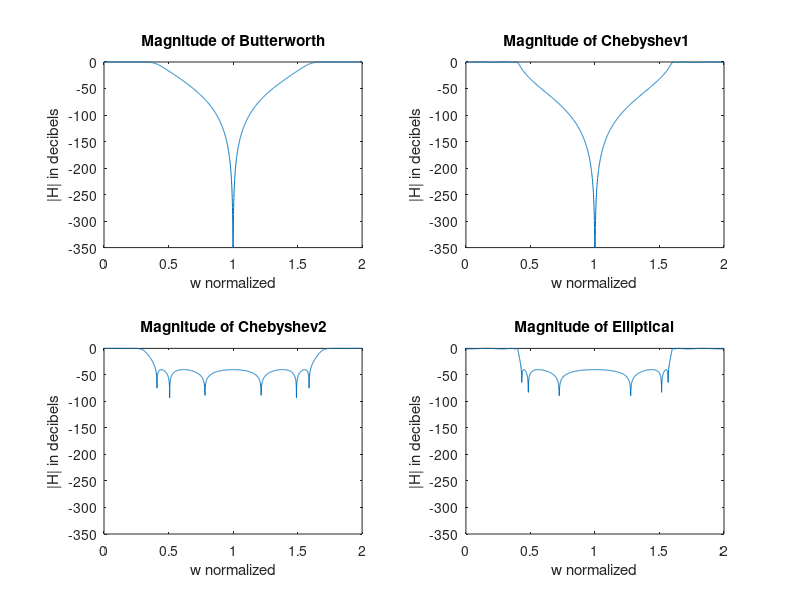
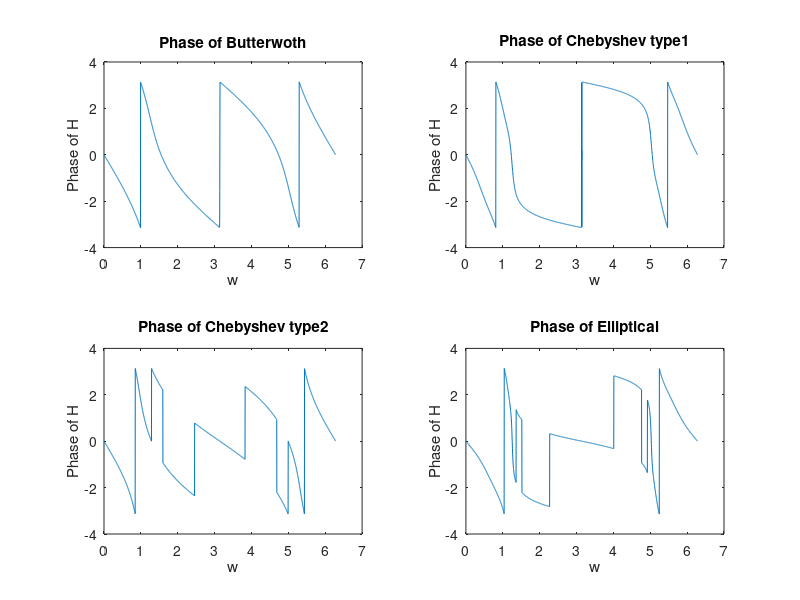
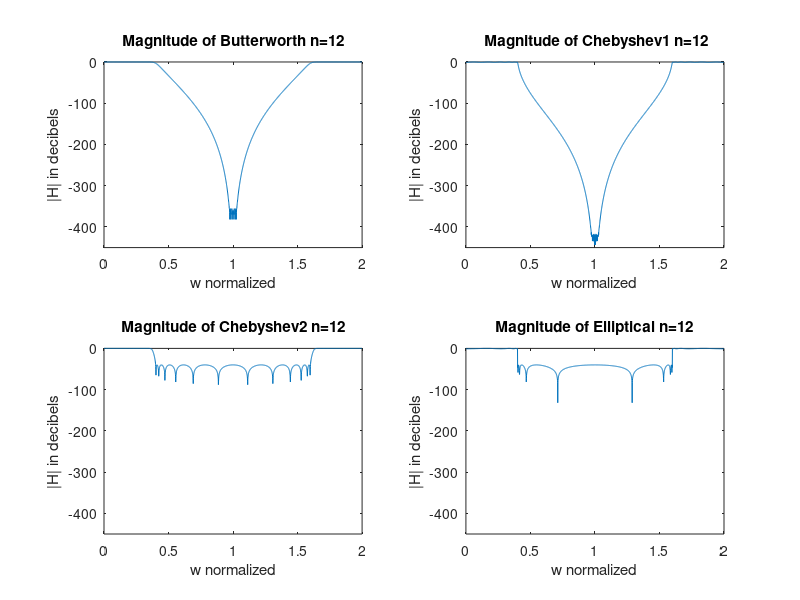
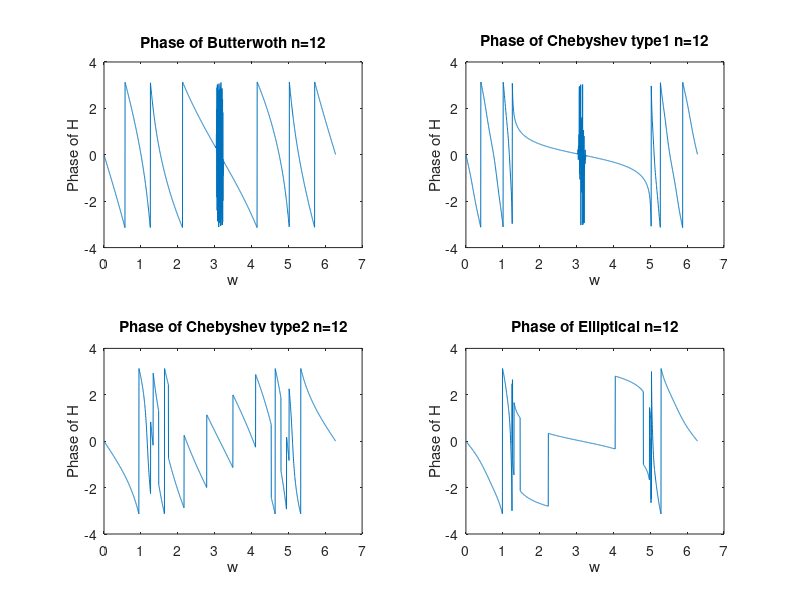

Reproduce these figures in MATLAB, in order.
fc=2000;
fs=10000;
figure();
[a1, b1]=butter(6, fc/(fs/2));
[h1, w1]=freqz(a1, b1, 2001, 'whole');
subplot(2, 2, 1);
plot(w1/pi,20*log10(abs(h1)));
xlabel("w normalized");
ylabel("|H| in decibels");
ylim([-350 0]);
title("Magnitude of Butterworth");

[a2, b2]=cheby1(6, 1, fc/(fs/2));
[h2, w2]=freqz(a2, b2, 2001, 'whole');
subplot(2, 2, 2);
plot(w2/pi,20*log10(abs(h2)));
xlabel("w normalized");
ylabel("|H| in decibels");
ylim([-350 0]);
title(" Magnitude of Chebyshev1");

[a3, b3]=cheby2(6, 40, fc/(fs/2));
[h3, w3]=freqz(a3, b3, 2001, 'whole');
subplot(2, 2, 3);
plot(w3/pi,20*log10(abs(h3)));
xlabel("w normalized");
ylabel("|H| in decibels");
ylim([-350 0]);
title("Magnitude of Chebyshev2");

[a4, b4] = ellip(6, 1, 40, fc/(fs/2));
[h4, w4]=freqz(a4, b4, 2001, 'whole');
subplot(2, 2, 4);
plot(w4/pi,20*log10(abs(h4)));
xlabel("w normalized");
ylabel("|H| in decibels");
ylim([-350 0]);
title("Magnitude of Elliptical");

figure();
subplot(2, 2, 1);
plot(w1, angle(h1));
title("Phase of Butterwoth");
xlabel("w");
ylabel("Phase of H");

subplot(2, 2, 2);
plot(w2, angle(h2));
title("Phase of Chebyshev type1");
xlabel("w");
ylabel("Phase of H");

subplot(2, 2, 3);
plot(w3, angle(h3));
title("Phase of Chebyshev type2");
xlabel("w");
ylabel("Phase of H");

subplot(2, 2, 4);
plot(w4, angle(h4));
title("Phase of Elliptical");
xlabel("w");
ylabel("Phase of H");

%------------------------------------------
%Q1c)
fc=2000;
fs=10000;
figure();
[a5, b5]=butter(12, fc/(fs/2));
[h5, w5]=freqz(a5, b5, 2001, 'whole');
subplot(2, 2, 1);
plot(w5/pi,20*log10(abs(h5)));
xlabel("w normalized");
ylabel("|H| in decibels");
ylim([-450 0]);
title("Magnitude of Butterworth n=12");

[a6, b6]=cheby1(12, 1, fc/(fs/2));
[h6, w6]=freqz(a6, b6, 2001, 'whole');
subplot(2, 2, 2);
plot(w6/pi,20*log10(abs(h6)));
xlabel("w normalized");
ylabel("|H| in decibels");
ylim([-450 0]);
title(" Magnitude of Chebyshev1 n=12");

[a7, b7]=cheby2(12, 40, fc/(fs/2));
[h7, w7]=freqz(a7, b7, 2001, 'whole');
subplot(2, 2, 3);
plot(w7/pi,20*log10(abs(h7)));
xlabel("w normalized");
ylabel("|H| in decibels");
ylim([-450 0]);
title("Magnitude of Chebyshev2 n=12");

[a8, b8] = ellip(12, 1, 40, fc/(fs/2));
[h8, w8]=freqz(a8, b8, 2001, 'whole');
subplot(2, 2, 4);
plot(w8/pi,20*log10(abs(h8)));
xlabel("w normalized");
ylabel("|H| in decibels");
ylim([-450 0]);
title("Magnitude of Elliptical n=12");

figure();
subplot(2, 2, 1);
plot(w5, angle(h5));
title("Phase of Butterwoth n=12");
xlabel("w");
ylabel("Phase of H");

subplot(2, 2, 2);
plot(w6, angle(h6));
title("Phase of Chebyshev type1 n=12");
xlabel("w");
ylabel("Phase of H");

subplot(2, 2, 3);
plot(w7, angle(h7));
title("Phase of Chebyshev type2 n=12");
xlabel("w");
ylabel("Phase of H");

subplot(2, 2, 4);
plot(w8, angle(h8));
title("Phase of Elliptical n=12");
xlabel("w");
ylabel("Phase of H");

%------------------------
%Qd)
figure();
subplot(2,2, 1);
impz(a1, b1);
title("Impulse response of Butterworth");

subplot(2,2, 2);
impz(a2, b2);
title("Impulse response of Chebyshev1");


subplot(2,2, 3);
impz(a3, b3);
title("Impulse response of Chebyshev2");

subplot(2,2, 4);
impz(a4, b4);
title("Impulse response of Elliptical");
%-----------------------------------

%Qf)

fs=10000;
fc=2000;


f1=500;
f2=3000;

Ts=1/fs;
n=0:100;

xn=sin(2*pi*f1*n*Ts)+sin(2*pi*f2*n*Ts);

y1=filter(a1,b1,xn);
y2=filter(a2,b2,xn);
y3=filter(a3,b3,xn);
y4=filter(a4,b4,xn);
figure();
subplot(4, 2, 1);
plot(n, xn);
title("Given input");
xlabel("Samples");
ylabel("x[n]");

subplot(4, 2, 3);
plot(n, xn);
title("Given input");
xlabel("Samples");
ylabel("x[n]");

subplot(4, 2, 5);
plot(n, xn);
title("Given input");
xlabel("Samples");
ylabel("x[n]");

subplot(4, 2, 7);
plot(n, xn);
title("Given input");
xlabel("Samples");
ylabel("x[n]");


subplot(4, 2, 2);
plot(n, y1);
title("Butterworth filter");
xlabel("Samples");
ylabel("Filtered signal");


subplot(4, 2, 4);
plot(n, y2);
title("Chebyshev1 filter");
xlabel("Samples");
ylabel("Filtered signal");

subplot(4, 2, 6);
plot(n, y3);
title("Chebyshev2 filter");
xlabel("Samples");
ylabel("Filtered signal");

subplot(4, 2, 8);
plot(n, y4);
title("Elliptical filter");
xlabel("Samples");
ylabel("Filtered signal");
